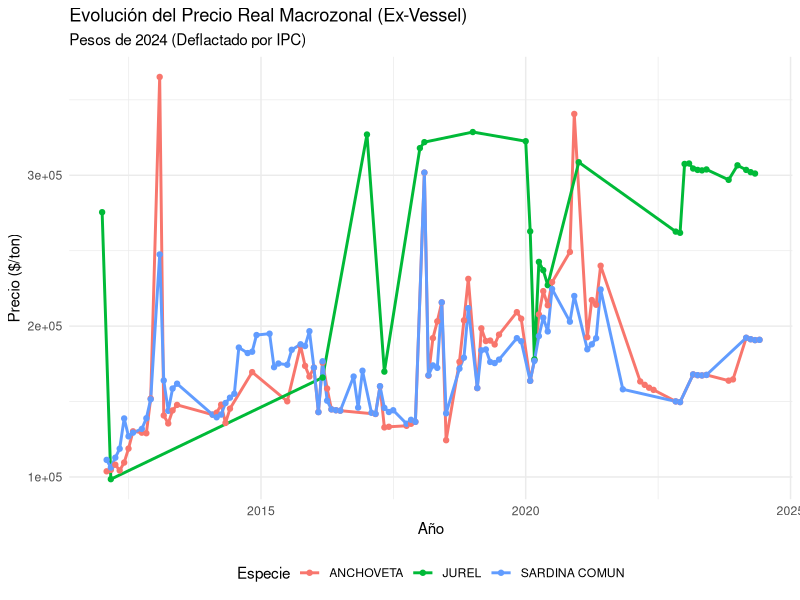
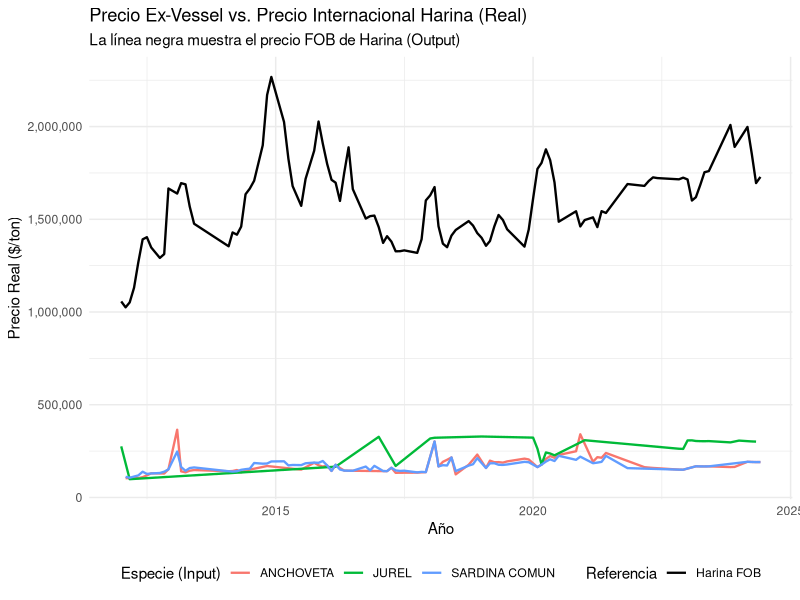
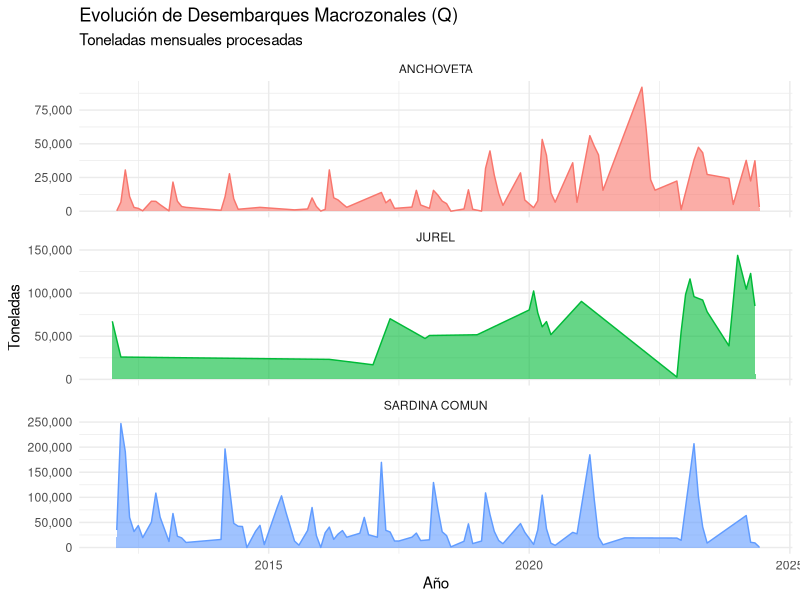
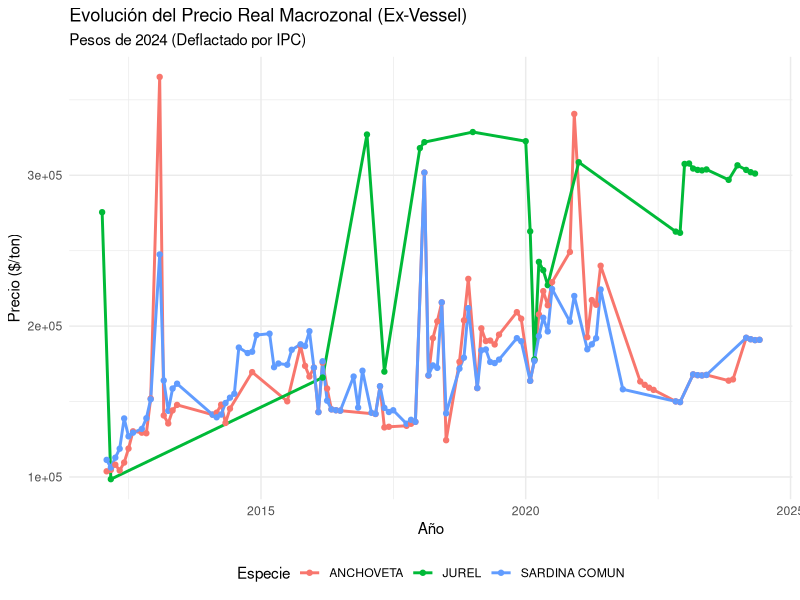
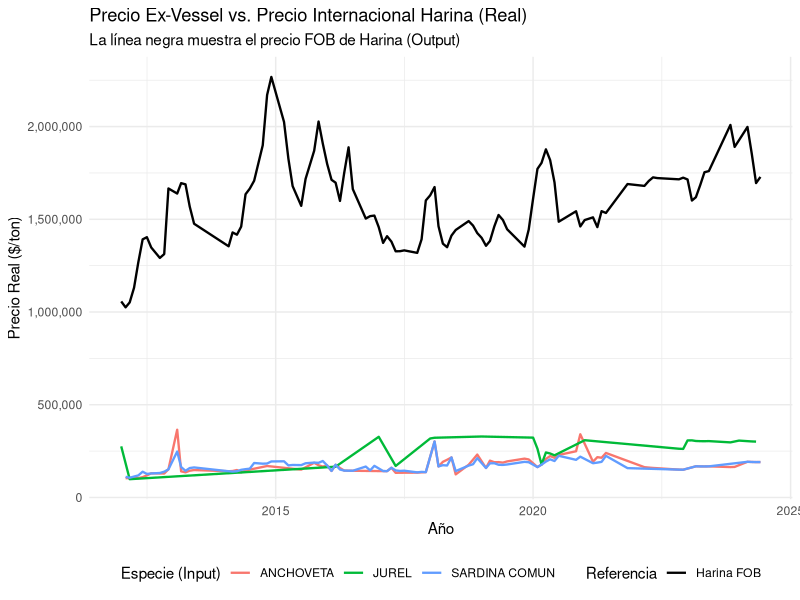
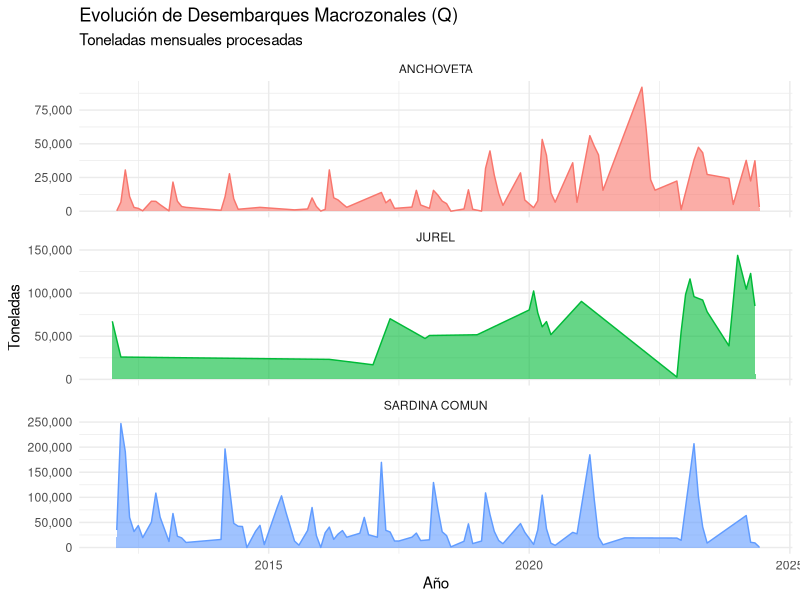

Write R code to recreate these figures, in order.
# ==============================================================================
# INTEGRACIÓN Y ANÁLISIS DESCRIPTIVO 
# ==============================================================================



library(tidyverse)
library(lubridate)
library(readxl)

# ==============================================================================
# 2. CARGA DE DATOS
# ==============================================================================

# A. Base Macrozonal (Tu base limpia)
df_macro <- read_csv("base_macrozonal_completa.csv")

# B. Precio FOB (Harina)
df_fob <- read_csv("FOB_CLP.csv") %>%
  rename(ANIO = year, MES = month)

# C. IPC (Para Deflactor)
# El archivo tiene metadatos en las primeras filas, saltamos hasta el encabezado
df_ipc <- read_excel("IPC_2012_2024.xlsx", skip = 2) %>%
  rename(FECHA = 1, VAR_MENSUAL = 2) %>% # Renombrar columnas por posición
  select(FECHA, VAR_MENSUAL) %>%
  filter(!is.na(VAR_MENSUAL)) %>%
  mutate(
    FECHA = ymd(FECHA), # Convertir a fecha
    ANIO = year(FECHA),
    MES = month(FECHA)
  )

# ==============================================================================
# 3. CÁLCULO DEL DEFLACTOR (BASE 2024)
# ==============================================================================

# Construimos el Índice acumulado a partir de las variaciones mensuales
# Asumimos base 100 al inicio y acumulamos
df_ipc <- df_ipc %>%
  arrange(ANIO, MES) %>%
  mutate(
    FACTOR_MENSUAL = 1 + (VAR_MENSUAL / 100),
    INDICE_ACUMULADO = cumprod(FACTOR_MENSUAL)
  )

# Calculamos el promedio del índice en 2024 para usarlo como base (=1)
indice_base_2024 <- mean(df_ipc$INDICE_ACUMULADO[df_ipc$ANIO == 2024], na.rm = TRUE)

df_ipc <- df_ipc %>%
  mutate(DEFLACTOR = INDICE_ACUMULADO / indice_base_2024) %>%
  select(ANIO, MES, DEFLACTOR)

# ==============================================================================
# 4. INTEGRACIÓN FINAL
# ==============================================================================

df_integrada <- df_macro %>%
  left_join(df_fob, by = c("ANIO", "MES")) %>%
  left_join(df_ipc, by = c("ANIO", "MES")) %>%
  mutate(
    # Calcular Precios Reales (Pesos de 2024)
    PRECIO_REAL_MACRO = PRECIO_MACRO / DEFLACTOR,
    P_HARINA_REAL = P_harina_FOB_CLP / DEFLACTOR,
    
    # Crear fecha para gráficos
    FECHA = make_date(ANIO, MES, 1)
  )

# Guardar base integrada limpia
write_csv(df_integrada, "base_integrada.csv")

# ==============================================================================
# 5. GENERACIÓN DE GRÁFICOS
# ==============================================================================

# A. Evolución del Precio Real por Especie
g1 <- ggplot(df_integrada, aes(x = FECHA, y = PRECIO_REAL_MACRO, color = NM_RECURSO)) +
  geom_line(size = 1) +
  geom_point(size = 1.5) +
  theme_minimal() +
  labs(
    title = "Evolución del Precio Real Macrozonal (Ex-Vessel)",
    subtitle = "Pesos de 2024 (Deflactado por IPC)",
    y = "Precio ($/ton)",
    x = "Año",
    color = "Especie"
  ) +
  theme(legend.position = "bottom")

print(g1)
ggsave("grafico_evolucion_precios.png", plot = g1, width = 10, height = 6)

# B. Comparación con Precio FOB (Harina)
# Nota: El precio de la harina es mucho mayor, usaremos eje secundario o escala log
# Para ver la correlación visual, graficamos todo junto.

g2 <- ggplot() +
  # Precios de las especies (Líneas de color)
  geom_line(data = df_integrada, aes(x = FECHA, y = PRECIO_REAL_MACRO, color = NM_RECURSO), size = 0.8) +
  
  # Precio Harina FOB (Línea negra discontinua)
  geom_line(data = df_integrada, aes(x = FECHA, y = P_HARINA_REAL, linetype = "Harina FOB"), color = "black", size = 0.8) +
  
  theme_minimal() +
  labs(
    title = "Precio Ex-Vessel vs. Precio Internacional Harina (Real)",
    subtitle = "La línea negra muestra el precio FOB de Harina (Output)",
    y = "Precio Real ($/ton)",
    x = "Año",
    color = "Especie (Input)",
    linetype = "Referencia"
  ) +
  scale_y_continuous(labels = scales::comma) +
  theme(legend.position = "bottom")

print(g2)
ggsave("grafico_precio_vs_fob.png", plot = g2, width = 10, height = 6)

# C. Evolución de Desembarques (Q_MACRO)
g3 <- ggplot(df_integrada, aes(x = FECHA, y = Q_MACRO, fill = NM_RECURSO)) +
  geom_area(alpha = 0.6, position = "identity") + # Usar 'identity' para ver superposición o 'stack' para total
  geom_line(aes(color = NM_RECURSO), size = 0.5) +
  theme_minimal() +
  labs(
    title = "Evolución de Desembarques Macrozonales (Q)",
    subtitle = "Toneladas mensuales procesadas",
    y = "Toneladas",
    x = "Año",
    fill = "Especie",
    color = "Especie"
  ) +
  scale_y_continuous(labels = scales::comma) +
  facet_wrap(~NM_RECURSO, scales = "free_y", ncol = 1) + # Separar para ver mejor las escalas
  theme(legend.position = "none")

print(g3)
ggsave("grafico_desembarques.png", plot = g3, width = 10, height = 8)

cat("Proceso completado. Gráficos guardados en el directorio de trabajo.\n")